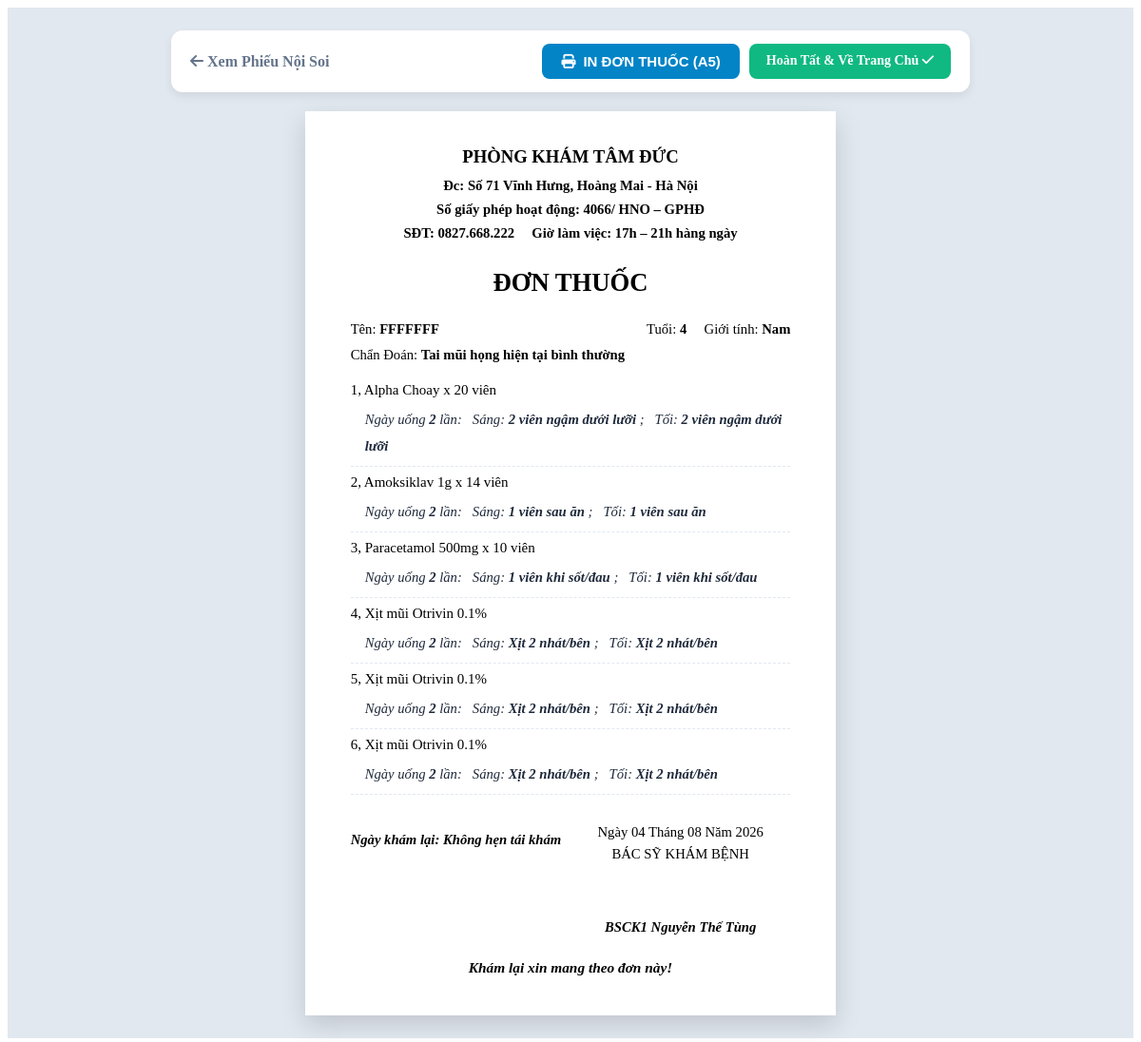
/print/donthuoc/11, run on the app's committed database.
### tables this page shows
CREATE TABLE settings (
    key TEXT PRIMARY KEY,
    value TEXT
);

CREATE TABLE patients (
    id INTEGER PRIMARY KEY AUTOINCREMENT,
    full_name TEXT NOT NULL,
    age INTEGER,
    gender TEXT,
    address TEXT,
    symptom TEXT,
    created_at TIMESTAMP DEFAULT CURRENT_TIMESTAMP
);

CREATE TABLE examinations (
    id INTEGER PRIMARY KEY AUTOINCREMENT,
    patient_id INTEGER,
    tai_p TEXT,
    tai_t TEXT,
    mui_p TEXT,
    mui_t TEXT,
    vong_hong TEXT,
    thanh_quan TEXT,
    conclusion TEXT,
    image_1 TEXT,
    image_2 TEXT,
    image_3 TEXT,
    image_4 TEXT,
    hut_mui_days TEXT,
    cham_hong_days TEXT,
    lam_thuoc_tai_days TEXT,
    created_at TIMESTAMP DEFAULT CURRENT_TIMESTAMP,
    FOREIGN KEY (patient_id) REFERENCES patients(id)
);

CREATE TABLE prescription_items (
    id INTEGER PRIMARY KEY AUTOINCREMENT,
    prescription_id INTEGER,
    medicine_name TEXT,
    times_per_day TEXT,
    morning_dose TEXT,
    evening_dose TEXT,
    FOREIGN KEY (prescription_id) REFERENCES prescriptions(id)
);

CREATE TABLE prescriptions (
    id INTEGER PRIMARY KEY AUTOINCREMENT,
    examination_id INTEGER,
    re_exam_date TEXT,
    created_at TIMESTAMP DEFAULT CURRENT_TIMESTAMP,
    FOREIGN KEY (examination_id) REFERENCES examinations(id)
);

### app.py (the view)
@app.route('/print/donthuoc/<int:prescription_id>')
def print_donthuoc(prescription_id):
    db = get_db()
    prescription = db.execute('SELECT * FROM prescriptions WHERE id = ?', (prescription_id,)).fetchone()
    exam = db.execute('SELECT * FROM examinations WHERE id = ?', (prescription['examination_id'],)).fetchone()
    patient = db.execute('SELECT * FROM patients WHERE id = ?', (exam['patient_id'],)).fetchone()
    items = db.execute('SELECT * FROM prescription_items WHERE prescription_id = ?', (prescription_id,)).fetchall()
    return render_template(
        'print_donthuoc.html',
        prescription=prescription,
        exam=exam,
        patient=patient,
        items=items,
        settings=get_settings()
    )

### app.py (called while the page is built)
def get_db():
    db = getattr(g, '_database', None)
    if db is None:
        db = g._database = sqlite3.connect(app.config['DATABASE'])
        db.row_factory = sqlite3.Row
    return db

@app.teardown_appcontext
def close_connection(exception):
    db = getattr(g, '_database', None)
    if db is not None:
        db.close()

def get_settings():
    db = get_db()
    db.execute('''
        CREATE TABLE IF NOT EXISTS settings (
            key TEXT PRIMARY KEY,
            value TEXT
        )
    ''')
    rows = db.execute('SELECT key, value FROM settings').fetchall()
    return {r['key']: r['value'] for r in rows}

### templates/print_donthuoc.html (shortened to what this page needs)
<!DOCTYPE html>
<html lang="vi">
<head>
    <link rel="stylesheet" href="https://cdnjs.cloudflare.com/ajax/libs/font-awesome/6.4.0/css/all.min.css">
    <link rel="stylesheet" href="{{ url_for('static', filename='css/print.css') }}">
</head>
<body>
    <div class="print-container">
        <div class="toolbar-no-print">
            <a href="/print/noisoi/{{ exam.id }}" style="color: #64748b; text-decoration: none; font-weight: bold;"><i class="fa-solid fa-arrow-left"></i> Xem Phiếu Nội Soi</a>
            <div style="display: flex; gap: 10px;">
                <button onclick="window.print()" class="btn-print"><i class="fa-solid fa-print"></i> IN ĐƠN THUỐC (A5)</button>
                <a href="/" class="btn-next">Hoàn Tất & Về Trang Chủ <i class="fa-solid fa-check"></i></a>
            </div>
        </div>
        <div class="page-a5">
            <div class="clinic-name">{{ settings.clinic_name }}</div>
            <div class="clinic-info">
                Đc: {{ settings.clinic_address }}<br>
                Số giấy phép hoạt động: {{ settings.clinic_license }}<br>
                SĐT: {{ settings.clinic_phone }} &nbsp;&nbsp;&nbsp; Giờ làm việc: 17h – 21h hàng ngày
            </div>
            <div class="form-title">ĐƠN THUỐC</div>
            <div class="patient-info">
                Tên: <b style="text-transform: uppercase;">{{ patient.full_name }}</b>
                <span class="float-right">Tuổi: <b>{{ patient.age }}</b> &nbsp;&nbsp;&nbsp; Giới tính: <b>{{ patient.gender }}</b></span><br>
                Chẩn Đoán: <b>{{ exam.conclusion }}</b>
            </div>
            <div class="prescription-list">
                {% for item in items %}
                <div class="med-item">
                    <div class="med-title">{{ loop.index }}, {{ item.medicine_name }}</div>
                    <div class="med-usage">
                        Ngày uống <b>{{ item.times_per_day }}</b> lần:&nbsp;&nbsp;
                        Sáng: <b>{{ item.morning_dose }}</b> ; &nbsp;&nbsp;Tối: <b>{{ item.evening_dose }}</b>
                    </div>
                </div>
                {% endfor %}
            </div>
            <div class="footer-sign">
                <div class="reexam-date">
                    Ngày khám lại: {{ prescription.re_exam_date or 'Không hẹn tái khám' }}
                </div>
                <div class="sign-box">
                    <div class="sign-date">Ngày {{ prescription.created_at[8:10] }} Tháng {{ prescription.created_at[5:7] }} Năm {{ prescription.created_at[:4] }}</div>
                    <div class="sign-role">BÁC SỸ KHÁM BỆNH</div>
                    <div class="sign-name">BS{{ settings.doctor_name }}</div>
                </div>
            </div>
            <div class="footer-note">
                Khám lại xin mang theo đơn này!
            </div>
        </div>
    </div>
</body>
</html>

### static/css/print.css (style rules this page uses)
.print-container { background-color: #e2e8f0; min-height: 100vh; padding: 24px 0; display: flex; flex-direction: column; align-items: center; }
.page-a5 { background: #ffffff; width: 148mm; min-height: 210mm; padding: 8mm 10mm; box-shadow: 0 10px 25px rgba(0, 0, 0, 0.15); box-sizing: border-box; font-family: 'Times New Roman', serif; font-size: 14px; color: #000; line-height: 1.4; position: relative; }
.toolbar-no-print { width: 100%; max-width: 800px; background: #ffffff; padding: 14px 20px; border-radius: 12px; box-shadow: 0 4px 10px rgba(0,0,0,0.08); margin-bottom: 20px; display: flex; justify-content: space-between; align-items: center; }
.btn-print { background: #0284c7; color: white; border: none; padding: 10px 20px; border-radius: 8px; font-size: 15px; font-weight: bold; cursor: pointer; display: flex; align-items: center; gap: 8px; }
.btn-next { background: #10b981; color: white; text-decoration: none; padding: 10px 18px; border-radius: 8px; font-size: 14px; font-weight: bold; }
.prescription-list { margin: 15px 0; }
.med-item { margin-bottom: 12px; border-bottom: 1px dashed #e2e8f0; padding-bottom: 6px; }
.med-title { font-weight: bold; font-size: 15px; }
.med-usage { margin-top: 3px; padding-left: 15px; font-style: italic; color: #1e293b; }

### templates/print_donthuoc.html (style rules this page uses)
.page-a5 { width: 419.04pt; min-height: 594.72pt; margin: 0 auto; padding: 26pt 36pt 30pt 36pt; box-sizing: border-box; font-family: "Times New Roman", Times, serif; font-size: 11pt; color: #000000; }
.clinic-name { font-weight: bold; font-size: 14pt; text-align: center; }
.clinic-info { font-weight: bold; font-size: 11pt; text-align: center; line-height: 1.7; margin-top: 4pt; }
.form-title { font-weight: bold; font-size: 20pt; text-align: center; margin: 16pt 0 12pt 0; }
.patient-info { font-size: 11pt; line-height: 1.9; margin-bottom: 4pt; }
.patient-info b { font-weight: bold; }
.patient-info .float-right { float: right; }
.prescription-list { font-size: 11pt; line-height: 1.9; min-height: 170pt; margin-top: 6pt; }
.med-item { margin-bottom: 2pt; }
.med-title { font-weight: normal; }
.med-usage b { font-weight: bold; }
.footer-sign { display: flex; justify-content: space-between; align-items: flex-start; margin-top: 22pt; }
.reexam-date { font-weight: bold; font-style: italic; font-size: 11pt; margin-top: 6pt; }
.sign-box { text-align: center; width: 50%; margin-left: auto; }
.sign-box .sign-date { font-weight: normal; font-style: normal; font-size: 11pt; margin-bottom: 2pt; }
.sign-box .sign-role { font-weight: normal; font-style: normal; font-size: 11pt; margin-bottom: 42pt; }
.sign-box .sign-name { font-weight: bold; font-style: italic; font-size: 11pt; }
.footer-note { text-align: center; font-size: 11.5pt; font-weight: bold; font-style: italic; margin-top: 16pt; }

### data on the page
settings: clinic_name "PHÒNG KHÁM TÂM ĐỨC"
settings: clinic_address "Số 71 Vĩnh Hưng, Hoàng Mai - Hà Nội"
settings: clinic_license "4066/ HNO – GPHĐ"
settings: clinic_phone "0827.668.222"
patients: full_name "FFFFFFF", age "4", gender "Nam"
examinations: conclusion "Tai mũi họng hiện tại bình thường"
prescription_items: medicine_name "Alpha Choay x 20 viên", times_per_day "2", morning_dose "2 viên ngậm dưới lưỡi", evening_dose "2 viên ngậm dưới lưỡi"
prescription_items: medicine_name "Amoksiklav 1g x 14 viên", times_per_day "2", morning_dose "1 viên sau ăn", evening_dose "1 viên sau ăn"
prescription_items: medicine_name "Paracetamol 500mg x 10 viên", times_per_day "2", morning_dose "1 viên khi sốt/đau", evening_dose "1 viên khi sốt/đau"
prescription_items: medicine_name "Xịt mũi Otrivin 0.1%", times_per_day "2", morning_dose "Xịt 2 nhát/bên", evening_dose "Xịt 2 nhát/bên"
prescription_items: medicine_name "Xịt mũi Otrivin 0.1%", times_per_day "2", morning_dose "Xịt 2 nhát/bên", evening_dose "Xịt 2 nhát/bên"
prescription_items: medicine_name "Xịt mũi Otrivin 0.1%", times_per_day "2", morning_dose "Xịt 2 nhát/bên", evening_dose "Xịt 2 nhát/bên"
prescriptions: re_exam_date "Không hẹn tái khám", created_at "04", created_at "08", created_at "2026"
settings: doctor_name "CK1 Nguyễn Thế Tùng"
